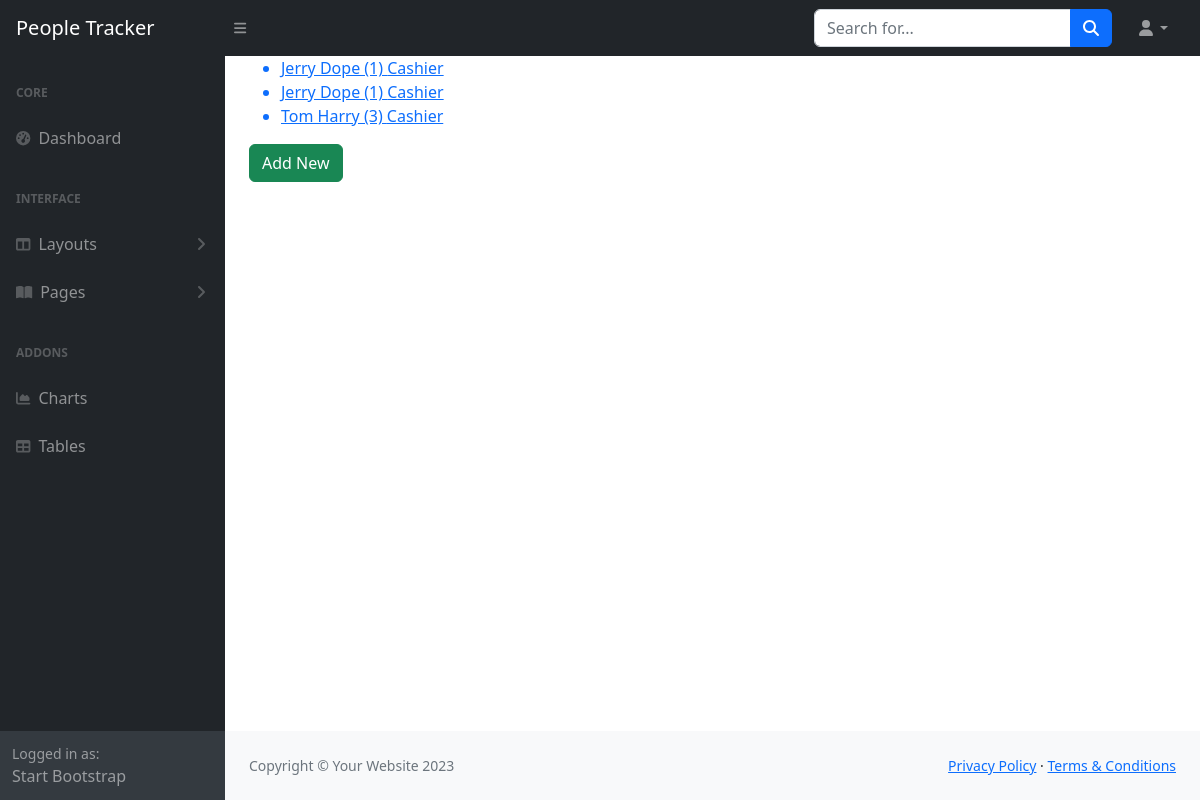
/people_management/contracts/, run on the app's committed database.
### people_management/models.py (models this page shows, shortened)
class Contract(models.Model):
    person = models.ForeignKey(Person, on_delete=models.CASCADE)
    job_title = models.CharField(max_length=255)
    contract_start = models.DateField()
    contract_end = models.DateField(null=True, blank=True)
    hourly_rate = models.FloatField(default=12.45)
    contracted_hours = models.FloatField(default=40)

class Person(models.Model):
    first_name = models.CharField(max_length = 50)
    last_name = models.CharField(max_length = 50)
    email = models.EmailField(max_length = 255)
    phone_number = models.IntegerField()
    date_of_birth = models.DateField()
    active = models.BooleanField(default=False)
    def __str__(self):
        return f"{self.first_name} {self.last_name} ({self.id})"

### people_management/views.py (the view)
# urls.py: path('contracts/', views.ListContracts.as_view(), name='contracts'),
class ListContracts(ListView):
    model = Contract
    context_object_name = 'contracts'

### people_management/templates/people_management/contract_list.html
{% extends 'dashboard/base.html'%}
{% block content %}
    <ul>
    {% for contract in contracts %}
        <a href="{% url 'view_contract' pk=contract.id %}"><li>{{contract.person}} {{ contract.job_title }}</li></a>
    {% endfor %}
    </ul>
    <a href="{% url 'create_contract' %}" class='btn btn-success'>Add New</a>
{% endblock %}

### data on the page
Contract: person "Jerry Dope (1)", job_title "Cashier"
Contract: person "Jerry Dope (1)", job_title "Cashier"
Contract: person "Tom Harry (3)", job_title "Cashier"
